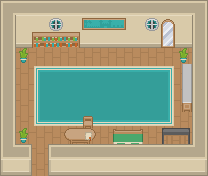

Below is a game level as drawn by its tile map, then a one-line description and the .tmx file that defines it, in full:
An orthogonal 13x11 tile map with 16x16 px tiles, 4 tile layers (Tile Layer 1, carpet, Objects, Tile Layer 4), 2 tilesets.

<map version="1.2" tiledversion="1.2.3" orientation="orthogonal" renderorder="left-down" width="13" height="11" tilewidth="16" tileheight="16" infinite="0" nextlayerid="14" nextobjectid="1">
 <tileset firstgid="1" source="base.tsx" />
 <tileset firstgid="1768" source="indoors.tsx" />
 <layer id="10" name="Tile Layer 1" width="13" height="11">
  <data encoding="csv">
701,699,699,699,699,699,699,699,699,699,699,699,702,
757,874,1490,1490,874,874,874,874,874,874,874,874,757,
757,869,869,869,869,869,869,869,869,869,869,869,757,
757,237,237,237,237,237,237,237,237,237,237,237,757,
757,237,237,237,237,237,237,237,237,237,237,237,757,
757,237,237,237,237,237,237,237,237,237,237,237,757,
757,237,237,237,237,237,237,237,237,237,237,237,757,
757,237,237,237,237,237,237,237,237,237,237,237,757,
757,237,237,237,237,237,237,237,237,237,237,237,757,
758,700,237,698,699,699,699,699,699,699,699,699,759,
870,872,237,870,869,869,869,869,869,869,869,869,872
</data>
 </layer>
 <layer id="11" name="carpet" width="13" height="11">
  <data encoding="csv">
0,0,0,0,0,0,0,0,0,0,0,0,0,
0,0,0,0,0,0,0,0,0,0,0,0,0,
0,0,0,0,0,0,0,0,0,0,0,0,0,
0,0,0,0,0,0,0,0,0,0,0,0,0,
0,0,1265,1266,1266,1266,1266,1266,1266,1266,1267,0,0,
0,0,1322,1323,1323,1323,1323,1323,1323,1323,1324,0,0,
0,0,1322,1323,1323,1323,1323,1323,1323,1323,1324,0,0,
0,0,1379,1380,1380,1380,1380,1380,1380,1380,1381,0,0,
0,0,0,0,0,0,0,0,0,0,0,0,0,
0,0,0,0,0,0,0,0,0,0,0,0,0,
0,0,0,0,0,0,0,0,0,0,0,0,0
</data>
 </layer>
 <layer id="12" name="Objects" width="13" height="11">
  <data encoding="csv">
0,0,0,0,0,0,0,0,0,0,0,0,0,
0,0,0,104,0,2162,2163,2164,0,104,425,0,0,
0,0,730,732,735,0,0,0,0,0,482,0,0,
0,1784,0,0,0,0,0,0,0,0,0,1784,0,
0,0,0,0,0,0,0,0,0,0,0,0,0,
0,0,0,0,0,0,0,0,0,0,0,0,0,
0,0,0,0,0,0,0,0,0,0,0,0,0,
0,0,0,0,0,305,0,0,0,0,0,0,0,
0,0,0,0,1798,1799,0,1998,1999,0,0,0,0,
0,0,0,0,0,0,0,0,0,0,0,0,0,
0,0,0,0,0,0,0,0,0,0,0,0,0
</data>
 </layer>
 <layer id="13" name="Tile Layer 4" width="13" height="11">
  <data encoding="csv">
0,0,0,0,0,0,0,0,0,0,0,0,0,
0,0,0,0,0,0,0,0,0,0,0,0,0,
0,0,0,0,0,0,0,0,0,0,0,0,0,
0,0,0,0,0,0,0,0,0,0,0,0,0,
0,0,0,0,0,0,0,0,0,0,0,2130,0,
0,0,0,0,0,0,0,0,0,0,0,2130,0,
0,0,0,0,0,0,0,0,0,0,0,2157,0,
0,0,0,0,0,0,0,0,0,0,0,0,0,
0,1784,0,0,0,898,0,0,0,0,2034,2035,0,
0,0,0,0,0,0,0,0,0,0,0,0,0,
0,0,0,0,0,0,0,0,0,0,0,0,0
</data>
 </layer>
</map>
